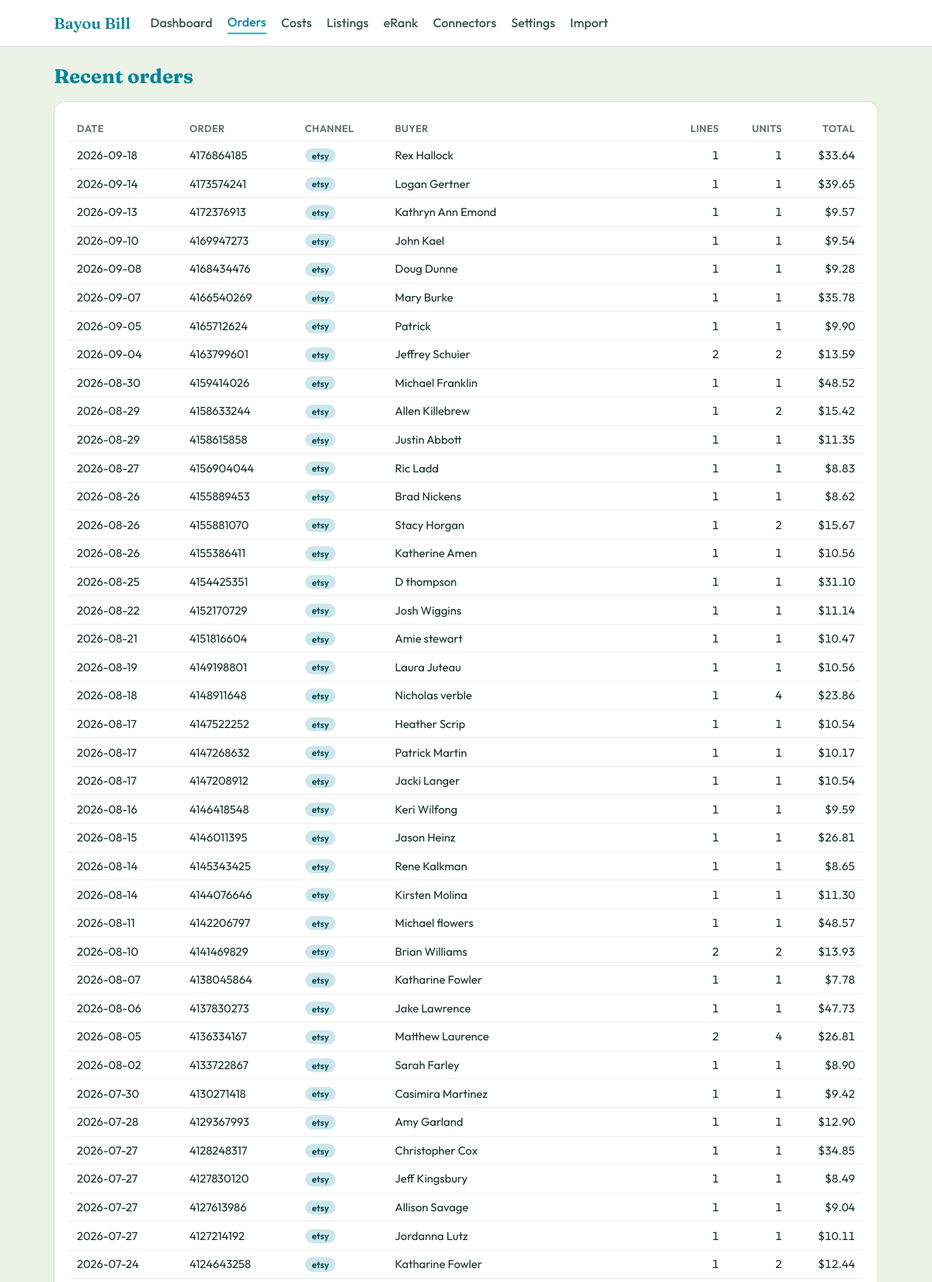
The page /orders (upper part) on the database its author committed.
### tables this page shows
CREATE TABLE etsy_orders (
    order_id        TEXT PRIMARY KEY,
    channel         TEXT DEFAULT 'etsy',
    sale_date       TEXT,
    buyer           TEXT,
    order_shipping  REAL DEFAULT 0,
    order_sales_tax REAL DEFAULT 0,
    order_discount  REAL DEFAULT 0,
    order_total     REAL DEFAULT 0,
    currency        TEXT DEFAULT 'USD',
    date_paid       TEXT,
    date_shipped    TEXT
);

### app.py (the view)
@app.route("/orders")
def orders():
    return render_template("orders.html", orders=analytics.recent_orders(100))

### analytics.py (called while the page is built)
def recent_orders(limit=100):
    conn = get_db()
    rows = conn.execute("""
        SELECT o.order_id, o.channel, o.sale_date, o.buyer, o.order_total,
               COUNT(i.transaction_id) AS lines,
               COALESCE(SUM(i.quantity),0) AS units
        FROM etsy_orders o
        LEFT JOIN etsy_items i ON i.order_id = o.order_id
        GROUP BY o.order_id
        ORDER BY o.sale_date DESC, o.order_id DESC
        LIMIT ?""", (limit,)).fetchall()
    conn.close()
    return [dict(r) for r in rows]

### app.py (called while the page is built)
@app.context_processor
def _inject_nav():
    import time as _t
    amap = {"dashboard": "dashboard", "orders": "orders", "costs": "costs",
            "connectors_page": "connectors", "settings": "settings",
            "import_data": "import",
            "listing_health.listings_page": "listings",
            "erank.erank_page": "erank"}
    return {"build": int(_t.time()), "active": amap.get(request.endpoint or "", "")}

### database.py (called while the page is built)
def get_db():
    conn = sqlite3.connect(DB_PATH, timeout=30)
    conn.row_factory = sqlite3.Row
    conn.execute("PRAGMA journal_mode = WAL")
    conn.execute("PRAGMA busy_timeout = 10000")
    return conn

### templates/orders.html
{% extends "base.html" %}{% block title %}Orders · Bayou Bill{% endblock %}
{% block body %}
<h1>Recent orders</h1>
{% if not orders %}<div class="panel empty"><p>No orders yet. Sync Etsy on the
  <a href="{{ url_for('connectors_page') }}">Connectors</a> page.</p></div>
{% else %}
<div class="panel"><table>
  <thead><tr><th>Date</th><th>Order</th><th>Channel</th><th>Buyer</th>
    <th class="num">Lines</th><th class="num">Units</th><th class="num">Total</th></tr></thead>
  <tbody>{% for o in orders %}<tr>
    <td>{{ o.sale_date }}</td><td>{{ o.order_id }}</td>
    <td><span class="tag">{{ o.channel }}</span></td><td>{{ o.buyer }}</td>
    <td class="num">{{ o.lines }}</td><td class="num">{{ o.units }}</td>
    <td class="num">${{ '%.2f'|format(o.order_total or 0) }}</td></tr>{% endfor %}</tbody>
</table></div>
{% endif %}
{% endblock %}

### static/style.css (style rules this page uses)
:root { --sage:#77b28c; --teal:#00859b; --cyan:#00bfb8; --green:#38a66f; --lime:#bce194; --paleteal:#cce7eb; --offwhite:#ebf2e6; --cream:#f8ecdb; --lgray:#d9d9d6; --mgray:#b3b3b3; --ink:#15302b; }
* { box-sizing:border-box }
body { margin:0;font-family:'Outfit',system-ui,Arial,sans-serif;background:var(--offwhite);color:var(--ink); }
h1,h2,h3 { font-family:'Fraunces',Georgia,serif;color:var(--teal);margin:.2rem 0 .8rem }
h1 { font-size:1.6rem }
.panel { background:#fff;border:1px solid var(--lgray);border-radius:14px;padding:1.1rem 1.2rem;margin:1rem 0 }
table { width:100%;border-collapse:collapse;font-size:.92rem }
th,td { text-align:left;padding:.5rem .6rem;border-bottom:1px solid var(--offwhite) }
th { color:#5a716a;font-weight:600;font-size:.8rem;text-transform:uppercase;letter-spacing:.03em }
td.num,th.num { text-align:right;font-variant-numeric:tabular-nums }
.tag { display:inline-block;background:var(--paleteal);color:#0a4a52;border-radius:999px;padding:.1rem .55rem;font-size:.74rem;font-weight:600 }

### rows shown on the page
etsy_orders: sale_date "2026-09-18", order_id "4176864185", channel "etsy", buyer "Rex Hallock", lines "1", units "1", order_total "33.64"
etsy_orders: sale_date "2026-09-14", order_id "4173574241", channel "etsy", buyer "Logan Gertner", lines "1", units "1", order_total "39.65"
etsy_orders: sale_date "2026-09-13", order_id "4172376913", channel "etsy", buyer "Kathryn Ann Emond", lines "1", units "1", order_total "9.57"
etsy_orders: sale_date "2026-09-10", order_id "4169947273", channel "etsy", buyer "John Kael", lines "1", units "1", order_total "9.54"
etsy_orders: sale_date "2026-09-08", order_id "4168434476", channel "etsy", buyer "Doug Dunne", lines "1", units "1", order_total "9.28"
etsy_orders: sale_date "2026-09-07", order_id "4166540269", channel "etsy", buyer "Mary Burke", lines "1", units "1", order_total "35.78"
etsy_orders: sale_date "2026-09-05", order_id "4165712624", channel "etsy", buyer "Patrick", lines "1", units "1", order_total "9.90"
etsy_orders: sale_date "2026-09-04", order_id "4163799601", channel "etsy", buyer "Jeffrey Schuier", lines "2", units "2", order_total "13.59"
etsy_orders: sale_date "2026-08-30", order_id "4159414026", channel "etsy", buyer "Michael Franklin", lines "1", units "1", order_total "48.52"
etsy_orders: sale_date "2026-08-29", order_id "4158633244", channel "etsy", buyer "Allen Killebrew", lines "1", units "2", order_total "15.42"
etsy_orders: sale_date "2026-08-29", order_id "4158615858", channel "etsy", buyer "Justin Abbott", lines "1", units "1", order_total "11.35"
etsy_orders: sale_date "2026-08-27", order_id "4156904044", channel "etsy", buyer "Ric Ladd", lines "1", units "1", order_total "8.83"
etsy_orders: sale_date "2026-08-26", order_id "4155889453", channel "etsy", buyer "Brad Nickens", lines "1", units "1", order_total "8.62"
etsy_orders: sale_date "2026-08-26", order_id "4155881070", channel "etsy", buyer "Stacy Horgan", lines "1", units "2", order_total "15.67"
etsy_orders: sale_date "2026-08-26", order_id "4155386411", channel "etsy", buyer "Katherine Amen", lines "1", units "1", order_total "10.56"
etsy_orders: sale_date "2026-08-25", order_id "4154425351", channel "etsy", buyer "D thompson", lines "1", units "1", order_total "31.10"
etsy_orders: sale_date "2026-08-22", order_id "4152170729", channel "etsy", buyer "Josh Wiggins", lines "1", units "1", order_total "11.14"
etsy_orders: sale_date "2026-08-21", order_id "4151816604", channel "etsy", buyer "Amie stewart", lines "1", units "1", order_total "10.47"
etsy_orders: sale_date "2026-08-19", order_id "4149198801", channel "etsy", buyer "Laura Juteau", lines "1", units "1", order_total "10.56"
etsy_orders: sale_date "2026-08-18", order_id "4148911648", channel "etsy", buyer "Nicholas verble", lines "1", units "4", order_total "23.86"
etsy_orders: sale_date "2026-08-17", order_id "4147522252", channel "etsy", buyer "Heather Scrip", lines "1", units "1", order_total "10.54"
etsy_orders: sale_date "2026-08-17", order_id "4147268632", channel "etsy", buyer "Patrick Martin", lines "1", units "1", order_total "10.17"
etsy_orders: sale_date "2026-08-17", order_id "4147208912", channel "etsy", buyer "Jacki Langer", lines "1", units "1", order_total "10.54"
etsy_orders: sale_date "2026-08-16", order_id "4146418548", channel "etsy", buyer "Keri Wilfong", lines "1", units "1", order_total "9.59"
etsy_orders: sale_date "2026-08-15", order_id "4146011395", channel "etsy", buyer "Jason Heinz", lines "1", units "1", order_total "26.81"
etsy_orders: sale_date "2026-08-14", order_id "4145343425", channel "etsy", buyer "Rene Kalkman", lines "1", units "1", order_total "8.65"
etsy_orders: sale_date "2026-08-14", order_id "4144076646", channel "etsy", buyer "Kirsten Molina", lines "1", units "1", order_total "11.30"
etsy_orders: sale_date "2026-08-11", order_id "4142206797", channel "etsy", buyer "Michael flowers", lines "1", units "1", order_total "48.57"
etsy_orders: sale_date "2026-08-10", order_id "4141469829", channel "etsy", buyer "Brian Williams", lines "2", units "2", order_total "13.93"
etsy_orders: sale_date "2026-08-07", order_id "4138045864", channel "etsy", buyer "Katharine Fowler", lines "1", units "1", order_total "7.78"
etsy_orders: sale_date "2026-08-06", order_id "4137830273", channel "etsy", buyer "Jake Lawrence", lines "1", units "1", order_total "47.73"
etsy_orders: sale_date "2026-08-05", order_id "4136334167", channel "etsy", buyer "Matthew Laurence", lines "2", units "4", order_total "26.81"
etsy_orders: sale_date "2026-08-02", order_id "4133722867", channel "etsy", buyer "Sarah Farley", lines "1", units "1", order_total "8.90"
etsy_orders: sale_date "2026-07-30", order_id "4130271418", channel "etsy", buyer "Casimira Martinez", lines "1", units "1", order_total "9.42"
etsy_orders: sale_date "2026-07-28", order_id "4129367993", channel "etsy", buyer "Amy Garland", lines "1", units "1", order_total "12.90"
etsy_orders: sale_date "2026-07-27", order_id "4128248317", channel "etsy", buyer "Christopher Cox", lines "1", units "1", order_total "34.85"
etsy_orders: sale_date "2026-07-27", order_id "4127830120", channel "etsy", buyer "Jeff Kingsbury", lines "1", units "1", order_total "8.49"
etsy_orders: sale_date "2026-07-27", order_id "4127613986", channel "etsy", buyer "Allison Savage", lines "1", units "1", order_total "9.04"
etsy_orders: sale_date "2026-07-27", order_id "4127214192", channel "etsy", buyer "Jordanna Lutz", lines "1", units "1", order_total "10.11"
etsy_orders: sale_date "2026-07-24", order_id "4124643258", channel "etsy", buyer "Katharine Fowler", lines "1", units "2", order_total "12.44"
